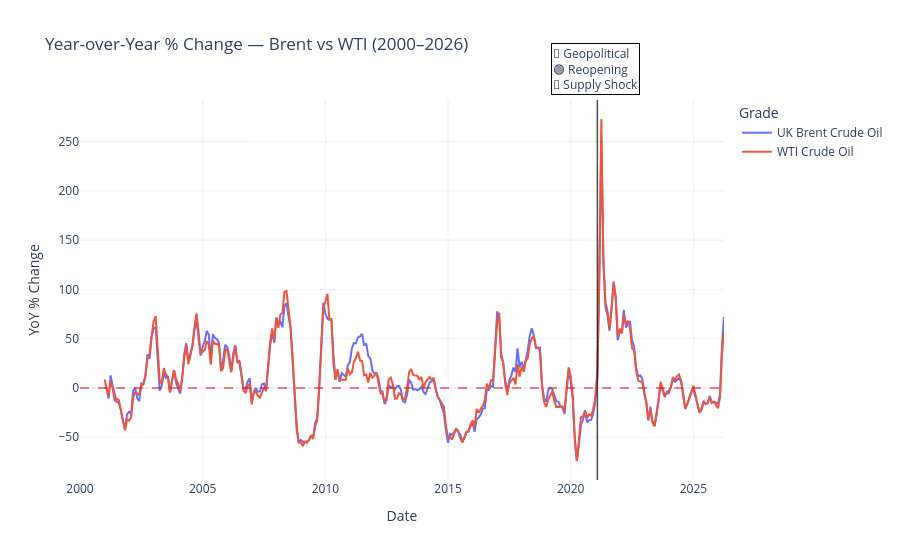

Notebook code cell kept with this figure:
### Code cell
import plotly.express as px

# Calculate YoY % change for Brent and WTI
pivot["brent_yoy"] = pivot["UK Brent Crude Oil"].pct_change(12) * 100
pivot["wti_yoy"] = pivot["WTI Crude Oil"].pct_change(12) * 100

# Plot
fig = px.line(
    pivot.reset_index(),
    x="period",
    y=["brent_yoy", "wti_yoy"],
    title="Year-over-Year % Change — Brent vs WTI (2000–2026)",
    labels={
        "period": "Date",
        "value": "YoY % Change",
        "variable": "Grade"
    }
)

# Add a zero reference line
fig.add_hline(y=0, line_dash="dash", line_color="red", opacity=0.5)

# Add COVID-19 annotation
fig.add_vline(
    x="2021-02-01",
    line_color="black",
    line_width=1.5,
    opacity=0.7
)
fig.add_annotation(
    x=0.87, y=1.15,
    xref="paper", yref="paper",
    text="🔴 Geopolitical<br>🟢 Reopening<br>🔵 Supply Shock",
    showarrow=False,
    font=dict(size=12),
    align="left",
    bordercolor="black",
    borderwidth=1
)

fig.update_layout(
    template="plotly_white",
    hovermode="x unified"
)

# Rename legend labels
newnames = {"brent_yoy": "UK Brent Crude Oil", "wti_yoy": "WTI Crude Oil"}
fig.for_each_trace(lambda t: t.update(name=newnames[t.name]))

fig.show()

### Figure 1 — Plotly figure (JSON) as saved in the notebook; plotly's stock layout.template omitted (floating-point values rounded to 4 significant figures; data arrays with more than 128 entries replaced by an {"elided": "..."} marker saying what was removed)
{"data": [{"hovertemplate": "Grade=brent_yoy<br>Date=%{x}<br>YoY % Change=%{y}<extra></extra>", "legendgroup": "brent_yoy", "line": {"color": "#636efa", "dash": "solid"}, "marker": {"symbol": "circle"}, "mode": "lines", "name": "UK Brent Crude Oil", "orientation": "v", "showlegend": true, "type": "scatter", "x": {"elided": "316 str values"}, "xaxis": "x", "y": {"elided": "316 float values"}, "yaxis": "y"}, {"hovertemplate": "Grade=wti_yoy<br>Date=%{x}<br>YoY % Change=%{y}<extra></extra>", "legendgroup": "wti_yoy", "line": {"color": "#EF553B", "dash": "solid"}, "marker": {"symbol": "circle"}, "mode": "lines", "name": "WTI Crude Oil", "orientation": "v", "showlegend": true, "type": "scatter", "x": {"elided": "316 str values"}, "xaxis": "x", "y": {"elided": "316 float values"}, "yaxis": "y"}], "layout": {"annotations": [{"align": "left", "bordercolor": "black", "borderwidth": 1, "font": {"size": 12}, "showarrow": false, "text": "🔴 Geopolitical<br>🟢 Reopening<br>🔵 Supply Shock", "x": 0.87, "xref": "paper", "y": 1.15, "yref": "paper"}], "hovermode": "x unified", "legend": {"title": {"text": "Grade"}, "tracegroupgap": 0}, "shapes": [{"line": {"color": "red", "dash": "dash"}, "opacity": 0.5, "type": "line", "x0": 0, "x1": 1, "xref": "x domain", "y0": 0, "y1": 0, "yref": "y"}, {"line": {"color": "black", "width": 1.5}, "opacity": 0.7, "type": "line", "x0": "2021-02-01", "x1": "2021-02-01", "xref": "x", "y0": 0, "y1": 1, "yref": "y domain"}], "title": {"text": "Year-over-Year % Change — Brent vs WTI (2000–2026)"}, "xaxis": {"anchor": "y", "domain": [0, 1], "title": {"text": "Date"}}, "yaxis": {"anchor": "x", "domain": [0, 1], "title": {"text": "YoY % Change"}}}}
